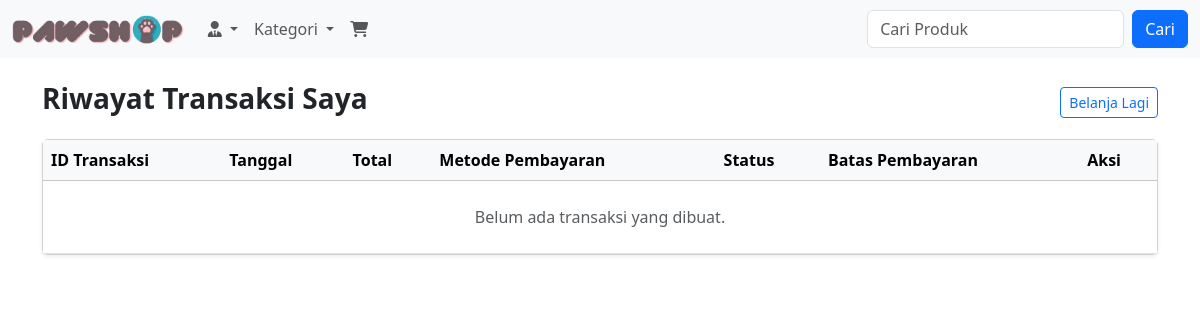
Before: /customer/transactions.php (signed in) with the older database file.
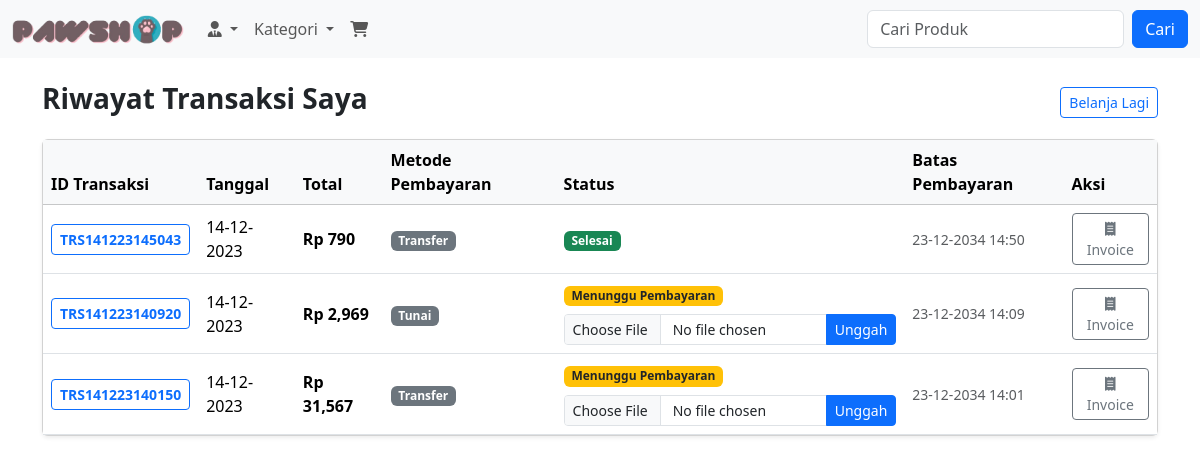
After: the same page with the newer database file.
### tables this page shows
CREATE TABLE IF NOT EXISTS `transaksi` (
  `id` varchar(25) NOT NULL,
  `timestamp` varchar(30) NOT NULL,
  `user_id` int(11) NOT NULL,
  `total_amount` int(11) NOT NULL,
  `payment_method` varchar(50) NOT NULL,
  `bukti_pembayaran` varchar(255) DEFAULT NULL,
  `status_id` int(11) NOT NULL,
  `expiry_date` bigint(20) DEFAULT NULL,
  PRIMARY KEY (`id`),
  KEY `user_id` (`user_id`),
  KEY `status_id` (`status_id`)
);

CREATE TABLE IF NOT EXISTS `status` (
  `id` int(11) NOT NULL AUTO_INCREMENT,
  `name` varchar(50) NOT NULL,
  PRIMARY KEY (`id`)
);

### config/database.php (called while the page is built, shortened)
<?php
if (
    isset($_COOKIE['remember-me']) && $_COOKIE['remember-me'] != '' &&
    isset($_COOKIE['userid']) && $_COOKIE['userid'] != '' &&
    isset($_COOKIE['privilege']) && $_COOKIE['privilege'] != ''
) {
    $userid = $_COOKIE['userid'];
    $privilege = $_COOKIE['privilege'];
} else if (isset($_SESSION['userid']) && $_SESSION['userid'] != '' && isset($_SESSION['privilege']) && $_SESSION['privilege'] != '') {
    $userid = $_SESSION['userid'];
}

### customer/transactions.php (the view, shortened to what this page needs)
<?php
require_once __DIR__ . '/../config/database.php';
include __DIR__ . '/../includes/header.php';
include __DIR__ . '/../includes/navbar.php';
?>
<main class="container py-4">
  <div class="d-flex justify-content-between align-items-center mb-3">
    <h3 class="fw-bold">Riwayat Transaksi Saya</h3>
    <a href="<?= BASE_URL ?>index.php" class="btn btn-outline-primary btn-sm">Belanja Lagi</a>
  </div>
  <div class="card shadow-sm">
    <div class="table-responsive">
      <table class="table table-hover align-middle mb-0">
        <thead class="table-light">
          <tr>
            <th>ID Transaksi</th>
            <th>Tanggal</th>
            <th>Total</th>
            <th>Metode Pembayaran</th>
            <th>Status</th>
            <th>Batas Pembayaran</th>
            <th>Aksi</th>
          </tr>
        </thead>
        <tbody>
          <?php
          $sql = "SELECT tr.id, tr.timestamp, tr.total_amount, tr.payment_method, st.name AS status_name, tr.expiry_date, tr.status_id, tr.bukti_pembayaran
                  FROM transaksi tr
                  JOIN status st ON tr.status_id=st.id
                  WHERE user_id='$userid'
                  ORDER BY tr.id DESC";
          $result = mysqli_query($conn, $sql);
          if ($result && mysqli_num_rows($result) > 0) {
            while ($row = mysqli_fetch_assoc($result)) {
              $expiry_date = $row['expiry_date'];
              $formattedDate = "-";
              if (!empty($expiry_date)) {
                $dateObj = DateTime::createFromFormat('ymdHis', substr($expiry_date, -12));
                if ($dateObj) {
                  $formattedDate = $dateObj->format('d-m-Y H:i');
                }
              }
          ?>
              <tr>
                <td>
                  <a href="<?= BASE_URL ?>customer/transaction-detail.php?id=<?= $row['id'] ?>" class="btn btn-outline-primary btn-sm fw-bold">
                    <?= $row['id'] ?>
                  </a>
                </td>
                <td><?= htmlspecialchars($row['timestamp']) ?></td>
                <td class="fw-bold">Rp <?= number_format($row['total_amount']) ?></td>
                <td><span class="badge bg-secondary"><?= htmlspecialchars($row['payment_method']) ?></span></td>
                <td>
                  <span class="badge <?= ($row['status_id'] == 7) ? 'bg-success' : (($row['status_id'] == 6) ? 'bg-danger' : 'bg-warning text-dark') ?>">
                    <?= htmlspecialchars($row['status_name']) ?>
                  </span>
                  <?php if ($row['status_id'] == 1): ?>
                    <form action="" method="post" enctype="multipart/form-data" class="mt-2">
                      <div class="input-group input-group-sm">
                        <input class="form-control" type="file" name="gambar" required accept="image/*">
                        <button class="btn btn-primary" type="submit" name="submit">Unggah</button>
                      </div>
                    </form>
                  <?php endif; ?>
                </td>
                <td class="small text-muted"><?= $formattedDate ?></td>
                <td>
                  <a href="<?= BASE_URL ?>customer/invoice.php?id=<?= $row['id'] ?>" class="btn btn-outline-secondary btn-sm" title="Lihat Invoice">
                    <i class="fa-solid fa-receipt"></i> Invoice
                  </a>
                </td>
              </tr>
          <?php
            }
          } else {
            echo '<tr><td colspan="7" class="text-center py-4 text-muted">Belum ada transaksi yang dibuat.</td></tr>';
          }
          ?>
        </tbody>
      </table>
    </div>
  </div>
</main>
<?php
include __DIR__ . '/../includes/footer.php';
?>

### includes/header.php (shortened to what this page needs)
<!doctype html>
<html lang="en">
<head>
  <link href="<?= BASE_URL ?>assets/css/bootstrap.min.css" rel="stylesheet">
  <link rel="stylesheet" href="<?= BASE_URL ?>assets/css/style.css">
</head>
<body>

### includes/navbar.php (shortened to what this page needs)
<header>
  <nav class="navbar navbar-expand-sm navbar-light bg-light sticky-top">
    <div class="container-fluid d-flex">
      <a class="navbar-brand" href="<?= BASE_URL ?>index.php">
        <img src="<?= BASE_URL ?>assets/images/brand/logo.png" height="30" alt="Pawshop">
      </a>
      <div class="collapse navbar-collapse" id="mynavbar">
        <ul class="navbar-nav me-auto">
          <ul class="navbar-nav">
            <li class="nav-item dropdown" id="profileDropdown">
              <a class="nav-link dropdown-toggle" href="#" role="button" data-bs-toggle="dropdown" aria-expanded="false">
                <i class="fa-solid fa-user-tie"></i>
              </a>
            </li>
          </ul>
          <li class="nav-item dropdown" id="kategoriDropdown">
            <button class="nav-link dropdown-toggle" type="button" data-bs-toggle="dropdown" aria-expanded="false">
              Kategori
            </button>
          </li>
          <li class="nav-item">
            <a class="nav-link" data-bs-toggle="offcanvas" href="#cart" role="button" aria-controls="cart">
              <i class="fa-solid fa-cart-shopping"></i>
            </a>
          </li>
        </ul>
        <form class="d-flex" action="<?= BASE_URL ?>index.php" method="GET">
          <input class="form-control me-2" type="search" placeholder="Cari Produk" name="s" value="<?= isset($search) ? htmlspecialchars($search) : ''; ?>">
          <button class="btn btn-primary" type="submit">Cari</button>
        </form>
      </div>
    </div>
  </nav>
</header>

### includes/footer.php (shortened to what this page needs)
</body>
</html>

Changed rows visible on the page:
added transaksi: id "TRS141223145043", timestamp "14-12-2023", total_amount "790", payment_method "Transfer", status.name "Selesai", expiry_date "23-12-2034 14:50"
added transaksi: id "TRS141223140920", timestamp "14-12-2023", total_amount "2,969", payment_method "Tunai", status.name "Menunggu Pembayaran", expiry_date "23-12-2034 14:09"
added transaksi: id "TRS141223140150", timestamp "14-12-2023", total_amount "31,567", payment_method "Transfer", status.name "Menunggu Pembayaran", expiry_date "23-12-2034 14:01"
Other visible differences:
text no longer shown: "Belum ada transaksi yang dibuat."
